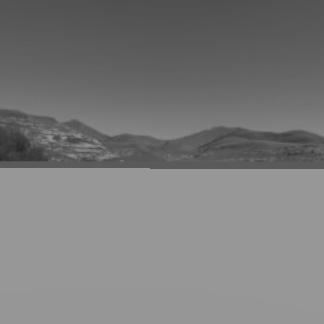
#> input picture webots_stuff/webots-scripts/drone_logs/mission_20260225_190015/iteration_001.jpg, 324 x 324 px
$ python -i display_frame_rate.py   (imports and definitions only)
#> lines starting #> are read from the running program, lines starting #| are printed output that depends on the picture; after the words box and inside, x2 and y2 are one past the last pixel; in counts of white or black regions, pixels touching at a corner belong together
#> further down, picture is the input picture: shape (324, 324, 3); min 36, max 156, mean 122.6
#!/usr/bin/env python3

"""
Object tracking script for WebotsArduVehicle camera feed.
Supports multiple tracking methods:
1. Color-based tracking
2. OpenCV built-in trackers (CSRT, KCF, etc.)
3. Background subtraction
4. Template matching
"""

import cv2
import socket
import struct
import numpy as np

# Configuration
TRACKING_METHOD = "color"  # Options: "color", "tracker", "background", "template"
TARGET_COLOR_LOWER = np.array([0, 100, 100])    # HSV lower bound (red)
TARGET_COLOR_UPPER = np.array([10, 255, 255])   # HSV upper bound

# Connect to WebotsArduVehicle
# [1 line that did not run here, left out]
# [11 lines not run here, left out]
header_size = struct.calcsize("=HH")

# Tracking variables
tracker = None
tracking_initialized = False
bbox = None
background_subtractor = None
template = None

# For color tracking
# [70 lines left out: functions track_by_color, track_with_opencv_tracker, not called in this run]

# For background subtraction
def track_with_background_subtraction(frame):
    """Track moving objects using background subtraction"""
    global background_subtractor

    if background_subtractor is None:
        background_subtractor = cv2.createBackgroundSubtractorMOG2(
            history=500, varThreshold=16, detectShadows=True
        )

    # Apply background subtraction
    fg_mask = background_subtractor.apply(frame)
#> fg_mask: shape (324, 324); every value is 127

    # Clean up mask
    kernel = cv2.getStructuringElement(cv2.MORPH_ELLIPSE, (5, 5))
    fg_mask = cv2.morphologyEx(fg_mask, cv2.MORPH_OPEN, kernel)
    fg_mask = cv2.morphologyEx(fg_mask, cv2.MORPH_CLOSE, kernel)

    # Find contours
    contours, _ = cv2.findContours(fg_mask, cv2.RETR_EXTERNAL, cv2.CHAIN_APPROX_SIMPLE)
#> contours = [[[0, 0], [0, 323], [323, 323], [323, 0]]]

    if contours:
        # Filter by area and find largest
        valid_contours = [c for c in contours if cv2.contourArea(c) > 500]
#> valid_contours = [[[0, 0], [0, 323], [323, 323], [323, 0]]]

        if valid_contours:
            largest_contour = max(valid_contours, key=cv2.contourArea)
#> largest_contour = [[0, 0], [0, 323], [323, 323], [323, 0]]
            x, y, w, h = cv2.boundingRect(largest_contour)
#> x = 0; y = 0; w = 324; h = 324

            cv2.rectangle(frame, (x, y), (x+w, y+h), (255, 255, 255), 2)
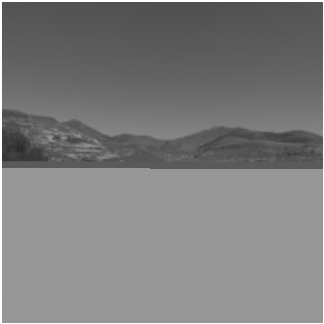
#> frame: shape (324, 324, 3); 1.84% of pixels changed, all inside (x1, y1, x2, y2) = (0, 0, 324, 324)
            cx, cy = x + w//2, y + h//2
#> cx = 162; cy = 162
            cv2.circle(frame, (cx, cy), 5, (255, 255, 255), -1)
#> frame: shape (324, 324, 3); 0.08% of pixels changed, all inside (x1, y1, x2, y2) = (157, 157, 168, 168)

            return frame, (cx, cy, w*h)

    return frame, None

# Main loop
frame_count = 0
first_frame = True

# [71 lines not run here, left out]

>>> import cv2
>>> picture = cv2.imread('../../drone_logs/mission_20260225_190015/iteration_001.jpg')
>>> result = track_with_background_subtraction(picture)

$ run again, on webots_stuff/webots-scripts/drone_logs/mission_20260225_190015/iteration_003.jpg
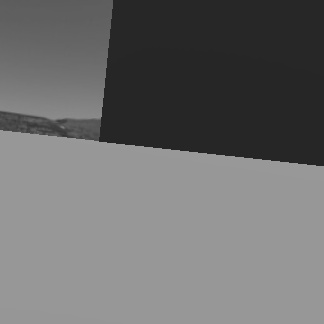
#> input picture webots_stuff/webots-scripts/drone_logs/mission_20260225_190015/iteration_003.jpg, 324 x 324 px
#> picture is the input picture: shape (324, 324, 3); min 32, max 160, mean 108.7
#> fg_mask: shape (324, 324); every value is 127
#> contours = [[[0, 0], [0, 323], [323, 323], [323, 0]]]
#> largest_contour = [[0, 0], [0, 323], [323, 323], [323, 0]]
#> x = 0; w = 324
#> in track_with_background_subtraction, `cv2.rectangle(frame, (x, y), (x+w, y+h), (255, 255, 255), 2)`:
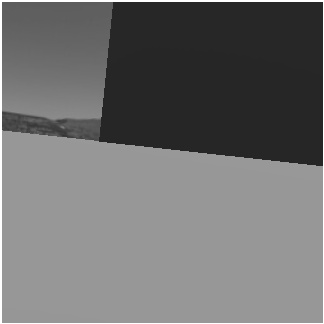
#> frame: shape (324, 324, 3); 1.84% of pixels changed, all inside (x1, y1, x2, y2) = (0, 0, 324, 324)
#> cx = 162
